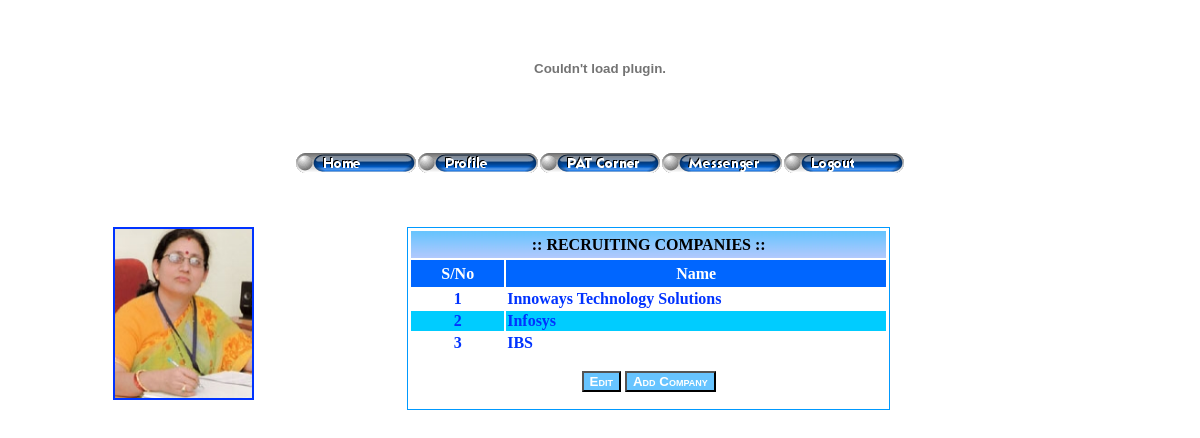
The page /company.php (signed in) on the database its author committed.
### tables this page shows
CREATE TABLE IF NOT EXISTS `staff` (
  `staffid` varchar(15) NOT NULL,
  `password` varchar(100) NOT NULL,
  `name` varchar(50) NOT NULL,
  `email` varchar(50) NOT NULL,
  `phone` varchar(15) NOT NULL,
  `mobile` varchar(15) NOT NULL,
  `maritalStatus` char(1) NOT NULL,
  `paddress` varchar(1000) NOT NULL,
  `taddress` varchar(1000) NOT NULL,
  `dob` date NOT NULL,
  `gender` char(1) NOT NULL,
  `religion` varchar(30) NOT NULL,
  `caste` varchar(30) NOT NULL,
  `dept` varchar(5) NOT NULL,
  `qualification` varchar(500) NOT NULL,
  `designation` varchar(30) NOT NULL,
  `photo` varchar(50) NOT NULL,
  PRIMARY KEY (`staffid`)
);

CREATE TABLE IF NOT EXISTS `company` (
  `id` int(11) NOT NULL AUTO_INCREMENT,
  `name` varchar(50) NOT NULL,
  PRIMARY KEY (`id`)
);

### company.php (the view, shortened to what this page needs)
<?php
$user=$_COOKIE['user'];
$result = mysql_query("SELECT * FROM staff WHERE staffid='$user'");
$row = mysql_fetch_array($result);
$photo=$row['photo'];
$src="upload/".$photo;
?>
<!DOCTYPE HTML PUBLIC "-//W3C//DTD HTML 4.01 Transitional//EN" "http://www.w3.org/TR/html4/loose.dtd">
<html>
<head>
<link href="btstyle.css" rel="stylesheet" type="text/css">
</head>
<body>
<p>&nbsp;</p>
<table width="980" border="0" align="center">
  <tr>
    <td width="30%" height="251" valign="top"><p class="princprof3"><img src="<?php echo $src; ?>" alt="" name="photo" width="137" height="169" border="2" class="studprof2"></p>
        <p class="princprof3">&nbsp;</p>
        <p class="princprof3">&nbsp;</p></td>
    <td width="70%" align="center" valign="top">
      <div align="left"></div>      <table width="400" border="0" align="left" cellpadding="1" cellspacing="1" bgcolor="#0099FF">
        <tr>
          <td align="center" bgcolor="#FFFFFF">
			            <form name="form1" method="post" action="<?php echo $_SERVER['PHP_SELF']; ?>">
              <table width="479" height="60" border="0" align="center" bordercolor="#FFFFFF">
                <tr>
                  <td height="27" colspan="2" background="title.jpg"><div align="center"><span class="style5">:: RECRUITING COMPANIES :: </span></div></td>
                </tr>
                <tr bgcolor="#0066FF">
                  <td width="91" height="27"><div align="right" class="adddept3 style3 princprof3 style1">
                      <div align="left" class="style8">
                        <div align="center" class="style9">S/No</div>
                      </div>
                  </div></td>
                  <td width="378"><div align="center"><span class="style7">Name</span></div></td>
                </tr>
                <?php
					$result = mysql_query("SELECT * FROM company");
					$color=0;
					while($row = mysql_fetch_array($result))
 					 {
 						 if($color==0)
							echo "<tr class=\"cell\">";
						else
							echo "<tr class=\"cell\" bgcolor=\"#00CCFF\">";
						 $id=$row['id'];
 						 $name=$row['name'];
						 echo "
                  			<td align=\"center\">$id</td>
                  			<td align=\"left\">$name</td>
                			</tr>";
						if($color==0)
							$color=$color+1;
						else
							$color=$color-1;
 					 }
				?>
              </table>
                <p align="center">
                  <input name="Submit2" type="submit" class="butstyle" value="Edit">
                  <input name="Submit" type="submit" class="butstyle" value="Add Company">
                </p>
            </form>
          </td>
        </tr>
        </table></td>
  </tr>
</table>
</body>
</html>

### btstyle.css (style rules this page uses)
.butstyle { font-family: Verdana, Arial, Helvetica, sans-serif; font-weight: bold; font-variant: small-caps; color: #FFFFFF; background-color:#67C4FF; cursor: hand; }

### company.php (style rules this page uses)
.princprof3 { font-weight: bold }
.studprof2 { color: #0033FF }
.style1 { color: #0066FF }
.style5 { color: #000000; font-weight: bold; }
.style7 { font-weight: bold; color: #FFFFFF; }
.cell { font-weight: bold; color: #0033FF; }
.style8 { color: #000099 }

### rows shown on the page
staff: photo (picture)
company: id "1", name "Innoways Technology Solutions"
company: id "2", name "Infosys"
company: id "3", name "IBS"
